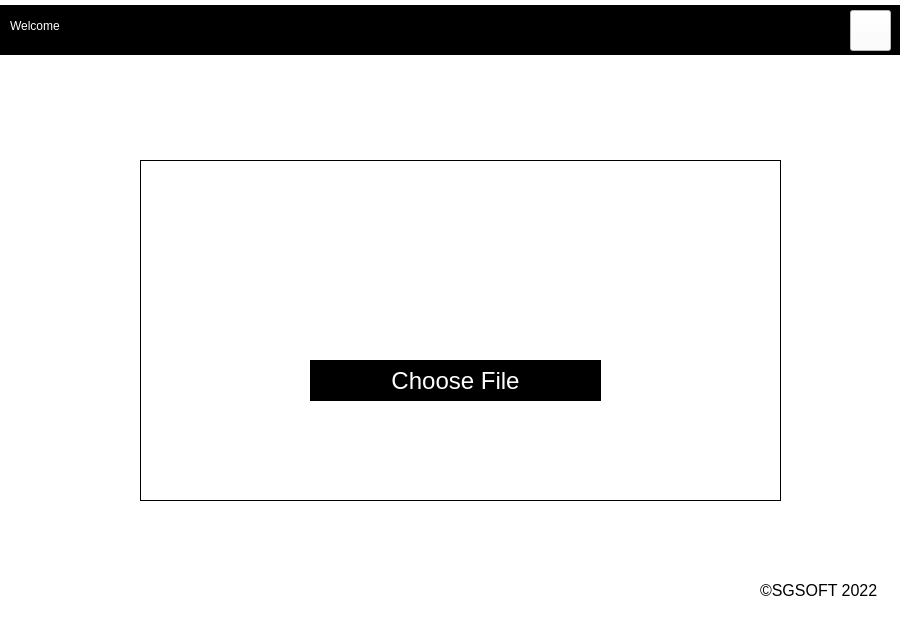
<?xml version="1.0" encoding="UTF-8"?>
<ui version="4.0">
 <class>MainWindow</class>
 <widget class="QMainWindow" name="MainWindow">
  <property name="enabled">
   <bool>true</bool>
  </property>
  <property name="geometry">
   <rect>
    <x>0</x>
    <y>0</y>
    <width>900</width>
    <height>630</height>
   </rect>
  </property>
  <property name="tabletTracking">
   <bool>false</bool>
  </property>
  <property name="windowTitle">
   <string>MainWindow</string>
  </property>
  <property name="styleSheet">
   <string notr="true">background-color: white;</string>
  </property>
  <widget class="QWidget" name="centralwidget">
   <widget class="Line" name="line">
    <property name="geometry">
     <rect>
      <x>-10</x>
      <y>-10</y>
      <width>911</width>
      <height>81</height>
     </rect>
    </property>
    <property name="frameShadow">
     <enum>QFrame::Plain</enum>
    </property>
    <property name="lineWidth">
     <number>50</number>
    </property>
    <property name="orientation">
     <enum>Qt::Horizontal</enum>
    </property>
   </widget>
   <widget class="QPushButton" name="pushButton">
    <property name="geometry">
     <rect>
      <x>850</x>
      <y>10</y>
      <width>41</width>
      <height>41</height>
     </rect>
    </property>
    <property name="cursor">
     <cursorShape>PointingHandCursor</cursorShape>
    </property>
    <property name="text">
     <string/>
    </property>
    <property name="icon">
     <iconset resource="Images.qrc">
      <normaloff>:/Language_Icon.png</normaloff>:/Language_Icon.png</iconset>
    </property>
    <property name="iconSize">
     <size>
      <width>50</width>
      <height>50</height>
     </size>
    </property>
   </widget>
   <widget class="QLabel" name="welcome_label">
    <property name="geometry">
     <rect>
      <x>10</x>
      <y>10</y>
      <width>151</width>
      <height>31</height>
     </rect>
    </property>
    <property name="autoFillBackground">
     <bool>false</bool>
    </property>
    <property name="styleSheet">
     <string notr="true">background-color: black;
font: 20pt &quot;Segoe UI&quot;;
color : white;</string>
    </property>
    <property name="text">
     <string>Welcome</string>
    </property>
   </widget>
   <widget class="QLabel" name="logo">
    <property name="geometry">
     <rect>
      <x>300</x>
      <y>250</y>
      <width>301</width>
      <height>91</height>
     </rect>
    </property>
    <property name="layoutDirection">
     <enum>Qt::LeftToRight</enum>
    </property>
    <property name="text">
     <string/>
    </property>
    <property name="pixmap">
     <pixmap resource="Images.qrc">:/Logo_Image.png</pixmap>
    </property>
    <property name="scaledContents">
     <bool>true</bool>
    </property>
   </widget>
   <widget class="QPushButton" name="choose_file_button">
    <property name="geometry">
     <rect>
      <x>310</x>
      <y>360</y>
      <width>291</width>
      <height>41</height>
     </rect>
    </property>
    <property name="font">
     <font>
      <pointsize>18</pointsize>
     </font>
    </property>
    <property name="cursor">
     <cursorShape>PointingHandCursor</cursorShape>
    </property>
    <property name="mouseTracking">
     <bool>false</bool>
    </property>
    <property name="acceptDrops">
     <bool>false</bool>
    </property>
    <property name="styleSheet">
     <string notr="true">background-color: rgb(0, 0, 0); border: none;
color : white
</string>
    </property>
    <property name="text">
     <string>Choose File</string>
    </property>
    <property name="autoRepeat">
     <bool>false</bool>
    </property>
    <property name="flat">
     <bool>false</bool>
    </property>
   </widget>
   <widget class="QLabel" name="copyright_label">
    <property name="geometry">
     <rect>
      <x>760</x>
      <y>580</y>
      <width>121</width>
      <height>21</height>
     </rect>
    </property>
    <property name="font">
     <font>
      <pointsize>12</pointsize>
     </font>
    </property>
    <property name="text">
     <string>©SGSOFT 2022</string>
    </property>
    <property name="scaledContents">
     <bool>false</bool>
    </property>
   </widget>
   <widget class="QTextBrowser" name="TextView">
    <property name="geometry">
     <rect>
      <x>140</x>
      <y>160</y>
      <width>641</width>
      <height>341</height>
     </rect>
    </property>
    <property name="styleSheet">
     <string notr="true">QScrollBar
                             {
                            background : white;
                             }
                             QScrollBar::handle
                             {
                             background : black;
                             }
                             QScrollBar::handle::pressed
                             {
                             background : red;
                             }
</string>
    </property>
    <property name="frameShape">
     <enum>QFrame::Box</enum>
    </property>
    <property name="frameShadow">
     <enum>QFrame::Plain</enum>
    </property>
    <property name="lineWidth">
     <number>1</number>
    </property>
   </widget>
   <zorder>TextView</zorder>
   <zorder>line</zorder>
   <zorder>pushButton</zorder>
   <zorder>welcome_label</zorder>
   <zorder>logo</zorder>
   <zorder>choose_file_button</zorder>
   <zorder>copyright_label</zorder>
  </widget>
  <widget class="QMenuBar" name="menubar">
   <property name="geometry">
    <rect>
     <x>0</x>
     <y>0</y>
     <width>900</width>
     <height>22</height>
    </rect>
   </property>
  </widget>
  <widget class="QStatusBar" name="statusbar"/>
 </widget>
 <resources>
  <include location="Images.qrc"/>
 </resources>
 <connections/>
</ui>
